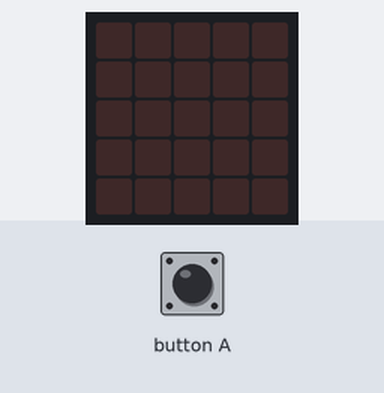
A program run on a simulated BBC micro:bit (MakeCode). Shown: the board's 5×5 LED display. Inputs (shaded band) come from the test bench.

Above: at 1.2 s.
1.3 s: button A pressed for 0.15 s
At 1.65 s:
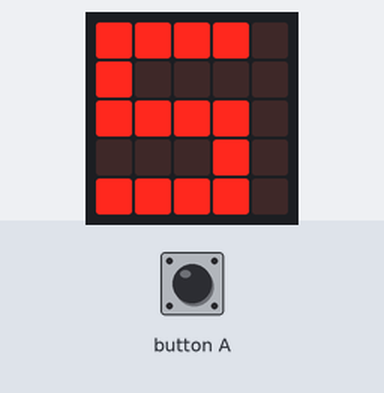
At 2.05 s:
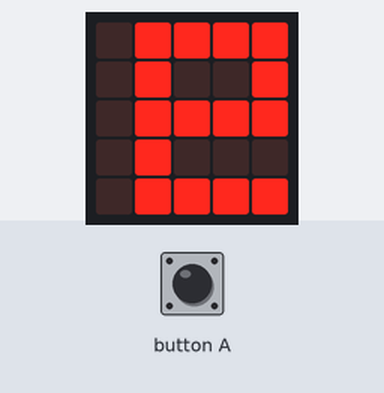
Timing chart, 0 to 4.3 s (numbered marks = the images above; inputs shaded):
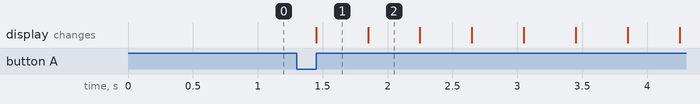

Measured:
- after the input at 1.3 s, the display: changes after 0.15 s (image 1)
- what the display in image 1 shows lasts 0.4 s, from 1.5 s to 1.9 s

The program:

main.ts
```typescript
input.onButtonPressed(Button.A, function () {
    for (let index = 0; index < 4; index++) {
        basic.showLeds(`
            # # # # .
            # . . . .
            # # # # .
            . . . # .
            # # # # .
            `)
        basic.showLeds(`
            . # # # #
            . # . . #
            . # # # #
            . # . . .
            . # # # #
            `)
        basic.showLeds(`
            . # . # .
            # . # . #
            # . . . #
            # . . . #
            # . . . #
            `)
        basic.showLeds(`
            . # # # #
            . # . . #
            . # # # #
            . # . . .
            . # # # #
            `)
        basic.showLeds(`
            . # # . .
            # . . # .
            # # # . .
            # . . # .
            # . . . #
            `)
        basic.showLeds(`
            # # # # #
            # . . . #
            # . . . #
            # . . . #
            # # # # #
            `)
        basic.showLeds(`
            . # . # .
            # . # . #
            # . . . #
            # . . . #
            # . . . #
            `)
        basic.showLeds(`
            . # # # .
            # . . # .
            # . . # .
            # # # . .
            # . . . .
            `)
        basic.showLeds(`
            . # # # .
            . . # . .
            . . # . .
            . . # . .
            . # # # .
            `)
        basic.showLeds(`
            # # # # #
            # . . . #
            # . . . #
            # . . . #
            # # # # #
            `)
        basic.showLeds(`
            . # # # #
            . # . . #
            . # # # #
            . # . . .
            . # # # #
            `)
        basic.showLeds(`
            # . . . .
            # . . . .
            # . . . .
            # . . . .
            # # # . .
            `)
        basic.showLeds(`
            . # # # #
            # . . . .
            # . . . .
            # . . . .
            . # # # #
            `)
        basic.showLeds(`
            # # # # #
            # . . . #
            # . . . #
            # . . . #
            # # # # #
            `)
        basic.showLeds(`
            . # # . .
            # . . # .
            # # # . .
            # . . # .
            # . . . #
            `)
        basic.showLeds(`
            . . # . .
            . # . # .
            . # # # .
            . # . # .
            . # . # .
            `)
        basic.showLeds(`
            # # # # .
            . . . # .
            . . # . .
            . # . . .
            # # # # .
            `)
        basic.showLeds(`
            # # # # #
            # . . . #
            # . . . #
            # . . . #
            # # # # #
            `)
        basic.showLeds(`
            # . . . #
            # # . . #
            # . # . #
            # . . # #
            # . . . #
            `)
    }
})
basic.forever(function () {

})
```

test.ts
```typescript
// aquí va el archivo "tests"; esto no se compilará cuando este paquete se utilice como una extensión.
```
